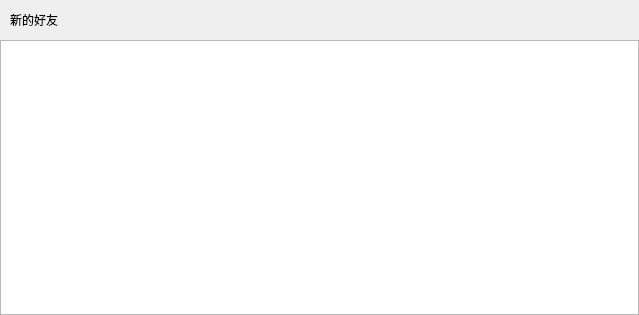
<?xml version="1.0" encoding="UTF-8"?>
<ui version="4.0">
 <class>ApplyFriendPage</class>
 <widget class="QWidget" name="ApplyFriendPage">
  <property name="geometry">
   <rect>
    <x>0</x>
    <y>0</y>
    <width>639</width>
    <height>315</height>
   </rect>
  </property>
  <property name="windowTitle">
   <string>Form</string>
  </property>
  <layout class="QVBoxLayout" name="verticalLayout">
   <property name="spacing">
    <number>0</number>
   </property>
   <property name="leftMargin">
    <number>0</number>
   </property>
   <property name="topMargin">
    <number>0</number>
   </property>
   <property name="rightMargin">
    <number>0</number>
   </property>
   <property name="bottomMargin">
    <number>0</number>
   </property>
   <item>
    <widget class="QWidget" name="friend_apply_wid" native="true">
     <layout class="QHBoxLayout" name="horizontalLayout">
      <property name="spacing">
       <number>0</number>
      </property>
      <property name="leftMargin">
       <number>0</number>
      </property>
      <property name="topMargin">
       <number>0</number>
      </property>
      <property name="rightMargin">
       <number>0</number>
      </property>
      <property name="bottomMargin">
       <number>0</number>
      </property>
      <item>
       <spacer name="horizontalSpacer_2">
        <property name="orientation">
         <enum>Qt::Horizontal</enum>
        </property>
        <property name="sizeType">
         <enum>QSizePolicy::Fixed</enum>
        </property>
        <property name="sizeHint" stdset="0">
         <size>
          <width>10</width>
          <height>20</height>
         </size>
        </property>
       </spacer>
      </item>
      <item>
       <widget class="QLabel" name="friend_apply_lb">
        <property name="minimumSize">
         <size>
          <width>0</width>
          <height>40</height>
         </size>
        </property>
        <property name="maximumSize">
         <size>
          <width>16777215</width>
          <height>40</height>
         </size>
        </property>
        <property name="text">
         <string>新的好友</string>
        </property>
       </widget>
      </item>
     </layout>
    </widget>
   </item>
   <item>
    <widget class="QWidget" name="widget_2" native="true">
     <layout class="QVBoxLayout" name="verticalLayout_2">
      <property name="spacing">
       <number>0</number>
      </property>
      <property name="leftMargin">
       <number>0</number>
      </property>
      <property name="topMargin">
       <number>0</number>
      </property>
      <property name="rightMargin">
       <number>0</number>
      </property>
      <property name="bottomMargin">
       <number>0</number>
      </property>
      <item>
       <widget class="ApplyFriendList" name="apply_friend_list"/>
      </item>
     </layout>
    </widget>
   </item>
  </layout>
 </widget>
 <customwidgets>
  <customwidget>
   <class>ApplyFriendList</class>
   <extends>QListWidget</extends>
   <header location="global">applyfriendlist.h</header>
  </customwidget>
 </customwidgets>
 <resources/>
 <connections/>
</ui>
